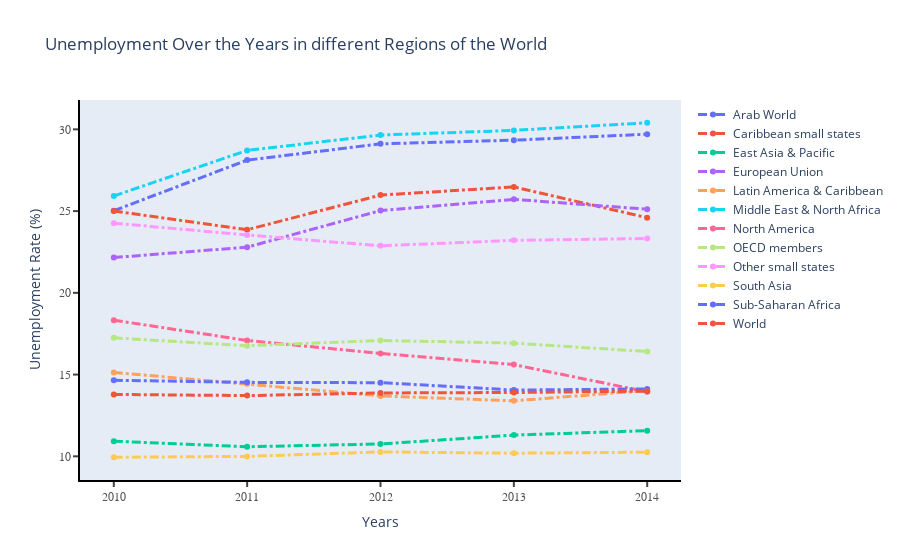

The notebook cell saved with this chart:
### Code cell
traces = []

for i in range(len(superNationalCountry)):
    traces.append(go.Scatter(x=data_superNational.index,
                             y=data_superNational.iloc[:, i], name=superNationalCountry[i], mode='lines+markers', line=dict(width=3, dash='dashdot')))

layout = go.Layout(
    title='Unemployment Over the Years in different Regions of the World',
    yaxis=dict(title='Unemployment Rate (%)', zeroline=True, showline=True, showgrid=False, showticklabels=True, linecolor='rgb(0,0,0)',
               linewidth=2, tickmode='auto', tickwidth=2, ticklen=5, nticks=8, tickfont=dict(family='Arial', size=12, color='rgb(82, 82, 82)'),
               ticks='outside'),
    xaxis=dict(title='Years', showline=True, showgrid=False, showticklabels=True, linecolor='rgb(0,0,0)',
               linewidth=2, tickwidth=2, ticklen=5, tickfont=dict(family='Arial', size=12, color='rgb(82, 82, 82)'),
               ticks='outside', tickmode='array', tickvals=['2009', '2010', '2011', '2012', '2013', '2014', '2015']))

fig = go.Figure(data=traces, layout=layout)
py.iplot(fig)

### Figure 1 — Plotly figure (JSON) as saved in the notebook; plotly's stock layout.template omitted (floating-point values rounded to 4 significant figures)
{"data": [{"line": {"dash": "dashdot", "width": 3}, "mode": "lines+markers", "name": "Arab World", "type": "scatter", "x": ["2010", "2011", "2012", "2013", "2014"], "y": [25.02, 28.12, 29.11, 29.34, 29.7]}, {"line": {"dash": "dashdot", "width": 3}, "mode": "lines+markers", "name": "Caribbean small states", "type": "scatter", "x": ["2010", "2011", "2012", "2013", "2014"], "y": [25.0, 23.86, 25.98, 26.48, 24.6]}, {"line": {"dash": "dashdot", "width": 3}, "mode": "lines+markers", "name": "East Asia & Pacific", "type": "scatter", "x": ["2010", "2011", "2012", "2013", "2014"], "y": [10.93, 10.59, 10.75, 11.3, 11.57]}, {"line": {"dash": "dashdot", "width": 3}, "mode": "lines+markers", "name": "European Union", "type": "scatter", "x": ["2010", "2011", "2012", "2013", "2014"], "y": [22.16, 22.79, 25.03, 25.72, 25.12]}, {"line": {"dash": "dashdot", "width": 3}, "mode": "lines+markers", "name": "Latin America & Caribbean", "type": "scatter", "x": ["2010", "2011", "2012", "2013", "2014"], "y": [15.13, 14.43, 13.7, 13.39, 14.03]}, {"line": {"dash": "dashdot", "width": 3}, "mode": "lines+markers", "name": "Middle East & North Africa", "type": "scatter", "x": ["2010", "2011", "2012", "2013", "2014"], "y": [25.92, 28.71, 29.65, 29.93, 30.4]}, {"line": {"dash": "dashdot", "width": 3}, "mode": "lines+markers", "name": "North America", "type": "scatter", "x": ["2010", "2011", "2012", "2013", "2014"], "y": [18.33, 17.09, 16.29, 15.61, 13.94]}, {"line": {"dash": "dashdot", "width": 3}, "mode": "lines+markers", "name": "OECD members", "type": "scatter", "x": ["2010", "2011", "2012", "2013", "2014"], "y": [17.25, 16.76, 17.09, 16.92, 16.41]}, {"line": {"dash": "dashdot", "width": 3}, "mode": "lines+markers", "name": "Other small states", "type": "scatter", "x": ["2010", "2011", "2012", "2013", "2014"], "y": [24.26, 23.54, 22.87, 23.21, 23.32]}, {"line": {"dash": "dashdot", "width": 3}, "mode": "lines+markers", "name": "South Asia", "type": "scatter", "x": ["2010", "2011", "2012", "2013", "2014"], "y": [9.943, 9.995, 10.27, 10.19, 10.25]}, {"line": {"dash": "dashdot", "width": 3}, "mode": "lines+markers", "name": "Sub-Saharan Africa", "type": "scatter", "x": ["2010", "2011", "2012", "2013", "2014"], "y": [14.65, 14.52, 14.5, 14.05, 14.12]}, {"line": {"dash": "dashdot", "width": 3}, "mode": "lines+markers", "name": "World", "type": "scatter", "x": ["2010", "2011", "2012", "2013", "2014"], "y": [13.78, 13.71, 13.87, 13.9, 13.99]}], "layout": {"title": {"text": "Unemployment Over the Years in different Regions of the World"}, "xaxis": {"linecolor": "rgb(0,0,0)", "linewidth": 2, "showgrid": false, "showline": true, "showticklabels": true, "tickfont": {"color": "rgb(82, 82, 82)", "family": "Arial", "size": 12}, "ticklen": 5, "tickmode": "array", "ticks": "outside", "tickvals": ["2009", "2010", "2011", "2012", "2013", "2014", "2015"], "tickwidth": 2, "title": {"text": "Years"}}, "yaxis": {"linecolor": "rgb(0,0,0)", "linewidth": 2, "nticks": 8, "showgrid": false, "showline": true, "showticklabels": true, "tickfont": {"color": "rgb(82, 82, 82)", "family": "Arial", "size": 12}, "ticklen": 5, "tickmode": "auto", "ticks": "outside", "tickwidth": 2, "title": {"text": "Unemployment Rate (%)"}, "zeroline": true}}}
